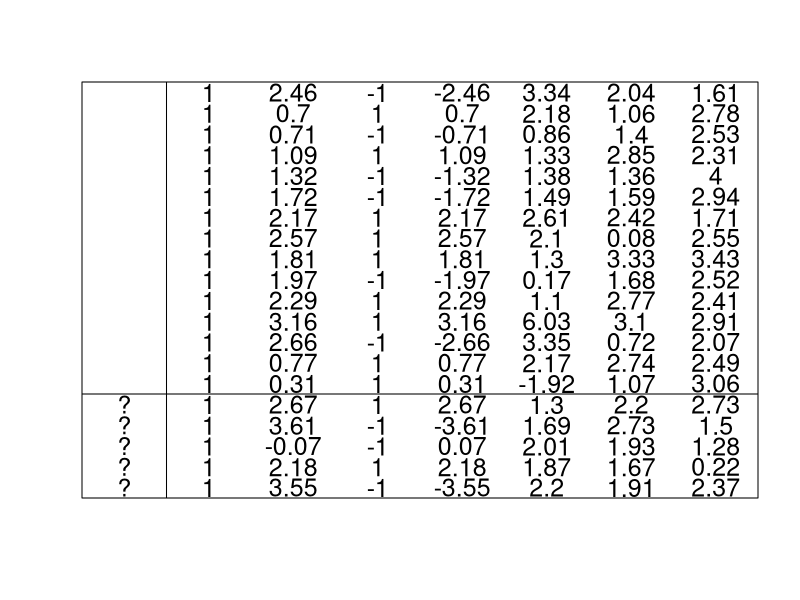

The R script that drew this image: (Note: this script raises an error after producing the figure.)
# picture of hypothetical data for regression

postscript ("c:/books/multilevel/regression.ps", horizontal=F)
plot (c(0,8), c(0,20), type="n", bty="O", xlab="", ylab="", xaxt="n",
  yaxt="n", xaxs="i", yaxs="i")
lines (c(1,1), c(0,20))
lines (c(0,8), c(5,5))
data <- array (rnorm (20*8, 2, 1), c(20,8))
data[,1] <- 1
data[,3] <- ifelse (data[,3]<2,1,-1)
data[,4] <- data[,2]*data[,3]
for (i in 2:8){
  for (j in 1:20){
    text (i-.5, j-.5, round(data[j,i-1], 2), cex=1.5)
  }
}
for (i in 1){
  for (j in 1:5){
    text (i-.5, j-.5, "?", cex=1.5)
  }
  for (j in 6:20){
    text (i-.5, j-.5, fround(rnorm(1,1,1),1), cex=1.5)
  }
}
text (4.5, 2.7, expression (tilde(X)), cex=6.5)
text (.5, 2.7, expression (tilde(y)), cex=5)
text (4.5, 12.7, expression (X), cex=6.5)
text (.5, 12.7, expression (y), cex=5)
dev.off()
